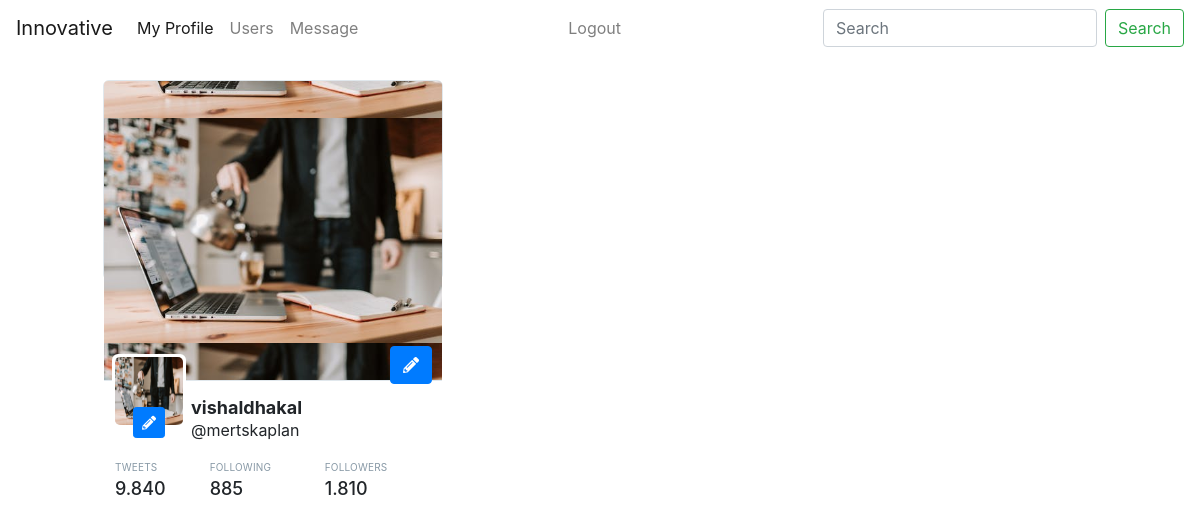
/users/1/ (signed in), run on the app's committed database.
### accounts/models.py (models this page shows)
class Profile(models.Model):
    friends = models.ManyToManyField("Profile",blank=True,related_name='friend')
    user = models.ForeignKey(User,on_delete=models.CASCADE,related_name='usser')
    cover_photo = models.ImageField(blank=True,null=True)
    profile_photo = models.ImageField(blank=True,null=True)
    profession = models.CharField(max_length=400,blank=True)
    temporary_address = models.CharField(max_length=400,blank=True)
    permanent_address = models.CharField(max_length=400,blank=True)
    contact_no = models.CharField(max_length=400,blank=True)
    bio = models.TextField(blank=True)

### post/views.py (the view)
# urls.py: path('users/<id>/',views.usersingle,name = 'usersingle'),
def usersingle(request,id):
    requser = User.objects.get(id=id)
    repro = Profile.objects.get(user=requser)
    postobj = post.objects.filter(user = requser)
    context = {'user':repro,'posts':postobj}
    return render(request,'abc.html',context)

### templates/abc.html (shortened to what this page needs)
{% extends 'base.html' %}
{% load static %}
{% block body %}
<div class="container main-secction mt-4">
    <div class="row mx-auto">
        <div class="twPc-div">
            <a class="twPc-bg twPc-block"></a>
            <div>
                <div class="twPc-button">
                    <button class="btn btn-primary">
                        <i class="fas fa-pencil-alt"></i>
                    </button>
                </div>
                <a title="Mert S. Kaplan" href="https://twitter.com/mertskaplan" class="twPc-avatarLink">
                    <img alt="Mert S. Kaplan"
                        src="{% if user.profile_photo %}{{user.profile_photo.url}}{% else %}{% static 'image/feature-slide-2.jpg' %}{% endif %}"
                        class="twPc-avatarImg">
                        <div class="twPc-button2">
                            <button class="btn btn-primary btn-sm">
                                <i class="fas fa-pencil-alt"></i>
                            </button>
                        </div>
                </a>
                <div class="twPc-divUser p-2">
                    <div class="twPc-divName">
                        <a href="https://twitter.com/mertskaplan">{{user.user.username}}</a>
                    </div>
                    <span>
                        <a href="https://twitter.com/mertskaplan">@<span>mertskaplan</span></a>
                    </span>
                </div>
                <div class="twPc-divStats">
                    <ul class="twPc-Arrange">
                        <li class="twPc-ArrangeSizeFit">
                            <a href="https://twitter.com/mertskaplan" title="9.840 Tweet">
                                <span class="twPc-StatLabel twPc-block">Tweets</span>
                                <span class="twPc-StatValue">9.840</span>
                            </a>
                        </li>
                        <li class="twPc-ArrangeSizeFit">
                            <a href="https://twitter.com/mertskaplan/following" title="885 Following">
                                <span class="twPc-StatLabel twPc-block">Following</span>
                                <span class="twPc-StatValue">885</span>
                            </a>
                        </li>
                        <li class="twPc-ArrangeSizeFit">
                            <a href="https://twitter.com/mertskaplan/followers" title="1.810 Followers">
                                <span class="twPc-StatLabel twPc-block">Followers</span>
                                <span class="twPc-StatValue">1.810</span>
                            </a>
                        </li>
                    </ul>
                </div>
            </div>
        </div>
    </div>
</div>
{% endblock %}

### post/static/css/style.css (style rules this page uses)
.twPc-div { background: #fff none repeat scroll 0 0; border: 1px solid #e1e8ed; border-radius: 6px; height: 200px; max-width: 340px; }
.twPc-bg { background-image: url("https://pbs.twimg.com/profile_banners/50988711/1384539792/600x200"); background-position: 0 50%; background-size: 100% auto; border-bottom: 1px solid #e1e8ed; border-radius: 4px 4px 0 0; height: 95px; width: 100%; }
.twPc-block { display: block !important; }
.twPc-button { margin: -35px -10px 0; text-align: right; width: 100%; }
.twPc-avatarLink { background-color: #fff; border-radius: 6px; display: inline-block !important; float: left; margin: -30px 5px 0 8px; max-width: 100%; padding: 1px; vertical-align: bottom; }
.twPc-avatarImg { border: 2px solid #fff; border-radius: 7px; box-sizing: border-box; color: #fff; height: 72px; width: 72px; }
.twPc-divUser { margin: 5px 0 0; }
.twPc-divName { font-size: 18px; font-weight: 700; line-height: 21px; }
.twPc-divName a { color: inherit !important; }
.twPc-divStats { margin-left: 11px; padding: 10px 0; }
.twPc-Arrange { box-sizing: border-box; display: table; margin: 0; min-width: 100%; padding: 0; table-layout: auto; }
ul.twPc-Arrange { list-style: outside none none; margin: 0; padding: 0; }
.twPc-ArrangeSizeFit { display: table-cell; padding: 0; vertical-align: top; }
.twPc-StatValue { display: block; font-size: 18px; font-weight: 500; transition: color 0.15s ease-in-out 0s; }
.twPc-StatLabel { color: #8899a6; font-size: 10px; letter-spacing: 0.02em; overflow: hidden; text-transform: uppercase; transition: color 0.15s ease-in-out 0s; }

### templates/base.html (style rules this page uses)
body { background-color: rgb(255, 255, 255); }

### data on the page
Profile: profile_photo (picture), user.username "vishaldhakal"
